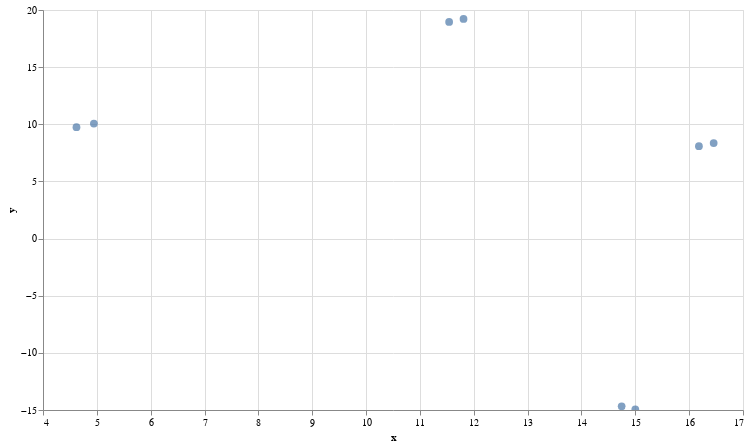

Notebook code cell kept with this figure:
### Code cell
chart.interactive()

### Figure 1 — Vega-Lite specification as saved in the notebook (floating-point values rounded to 4 significant figures)
{"config": {"view": {"continuousWidth": 300, "continuousHeight": 300}}, "data": {"name": "data-9d80c6122fa3f180f5b89ea80070c23e"}, "mark": {"type": "circle", "size": 60}, "encoding": {"tooltip": [{"field": "text", "type": "nominal"}], "x": {"field": "x", "scale": {"zero": false}, "type": "quantitative"}, "y": {"field": "y", "scale": {"zero": false}, "type": "quantitative"}}, "height": 400, "params": [{"name": "param_1", "select": {"type": "interval", "encodings": ["x", "y"]}, "bind": "scales"}], "width": 700, "$schema": "https://vega.github.io/schema/vega-lite/v5.16.3.json", "datasets": {"data-9d80c6122fa3f180f5b89ea80070c23e": [{"text": "Where is the world cup?", "x": 16.46, "y": 8.361}, {"text": "The world cup is in Qatar", "x": 16.18, "y": 8.087}, {"text": "What color is the sky?", "x": 11.81, "y": 19.22}, {"text": "The sky is blue", "x": 11.54, "y": 18.95}, {"text": "Where does the bear live?", "x": 4.622, "y": 9.741}, {"text": "The bear lives in the the woods", "x": 4.945, "y": 10.06}, {"text": "What is an apple?", "x": 14.75, "y": -14.68}, {"text": "An apple is a fruit", "x": 15.0, "y": -14.93}]}}
